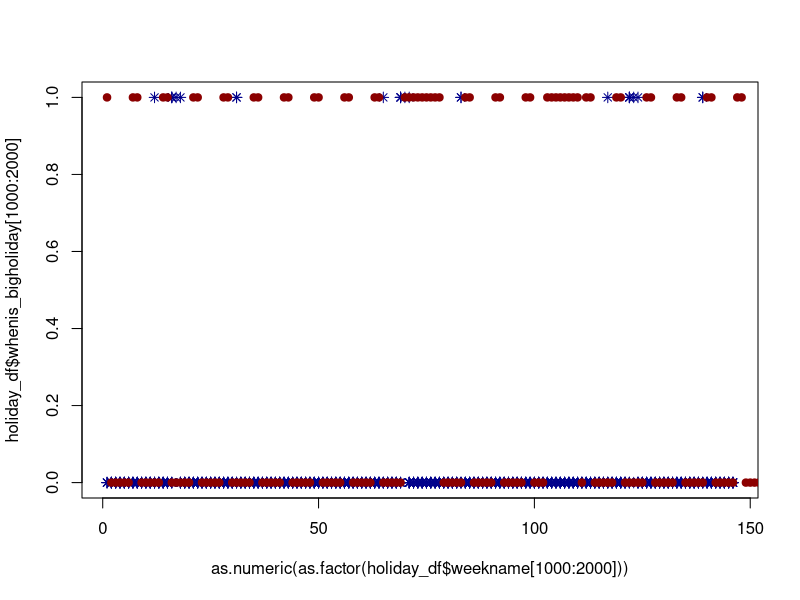

This figure's R source: (Note: this script raises an error after producing the figure.)
###### Flu Forecasting Challenge ####### 

## title: "Holidays
## author: "Underdog"
## date: "19 October 2016"

# empty workspace
rm(list = ls())
script_name <- "school_holidays"

# libraries
library(tidyverse)
library(lubridate)
library(randomForest)
library(caret)
library(stringr)
# the timeDate package contains public holidays of countries (Christmas, Ester etc)
library(timeDate)

# List all holiday available
listHolidays()
# Seach in the holiday list 
listHolidays(pattern = "Thanks")
# get the current year
currentYear <- getRmetricsOptions("currentYear")

### make a timeline and then add presence and absence of holidays
# set start and end date
wday("2011-12-17") # I want to start with a sunday to capture complete weeks
week("2011-12-16");week("2011-12-17")
start_date <- ymd("2011-12-20")
week("2017-08-07")
end_date <- ymd("2017-08-07") # choose past flu season
# make a timeline with dates 
my_time_line <- (seq(start_date,end_date, by="day"))

# these are the big holidays#
my_years <- 2011:2017 # I choose gererously
#
christmas_e <- ChristmasEve(year = my_years) # you could add days before and after
christmas_d <- ChristmasDay(year = my_years) 
boxd <- BoxingDay(year = my_years) 
easter_s <- EasterSunday(year = my_years)
easter_m <- EasterMonday(year=my_years)
thanks_g <- USThanksgivingDay(year=my_years)
ny <- NewYearsDay(year = my_years) - 1
nyd <- NewYearsDay(year = my_years)

# vector for all big holidays
big_holidays <- c(christmas_e, christmas_d, boxd,
                  easter_s, easter_m, thanks_g, ny, nyd) # 4 dates each year
big_holidays <- as.Date(big_holidays)
#
whenis_bigholiday <- (my_time_line%in%big_holidays)
# get back all holidays 
my_time_line[whenis_bigholiday]
sum(whenis_bigholiday)
# make numeric
whenis_bigholiday <- as.numeric(whenis_bigholiday)

## get all the other holidays
# weekends and holidays =TRUE, else FALSE
whenis_daysoffwork <- isHoliday(as.timeDate(my_time_line), holidays = holidayNYSE(), wday=1:5)
table(whenis_daysoffwork)
whenis_daysoffwork <- as.numeric(as.vector(whenis_daysoffwork))

### kids out of school # this data starts 2011-12-25
# [https://www.feiertagskalender.ch/ferien.php?geo=3537&jahr=2012&hl=en] kids in school
schoolhols <- data.frame(dates = c("start","end"))
# christmas
schoolhols$chin2011 <- c("2011-12-25","2012-01-01")
schoolhols$chin2012 <- c("2012-12-25","2013-01-01")
schoolhols$chin2013 <- c("2013-12-25","2014-01-01")
schoolhols$chin2014 <- c("2014-12-25","2015-01-01")
schoolhols$chin2015 <- c("2015-12-21","2016-01-01") # different
schoolhols$chin2016 <- c("2016-12-19","2017-01-02") # different
schoolhols$chin2017 <- c("2017-12-18","2018-01-02") # different
# winter
schoolhols$wiin2012 <- c("2012-02-20","2012-02-26")
schoolhols$wiin2013 <- c("2013-02-18","2013-02-24")
schoolhols$wiin2014 <- c("2014-02-17","2014-02-23")
schoolhols$wiin2015 <- c("2015-02-16","2015-02-20")
schoolhols$wiin2016 <- c("2016-02-15","2016-02-19")
schoolhols$wiin2017 <- c("2017-02-13","2017-02-17")
# spring
schoolhols$spin2012 <- c("2012-04-09","2012-04-15")
schoolhols$spin2013 <- c("2013-04-08","2013-04-14")
schoolhols$spin2014 <- c("2014-04-14","2014-04-20")
schoolhols$spin2015 <- c("2015-03-25","2015-03-29")
schoolhols$spin2016 <- c("2016-03-25","2016-04-08") # now call it Easter holiday
schoolhols$spin20162 <- c("2016-05-30","2016-06-03") # also Spring
schoolhols$spin2017 <- c("2017-04-10","2017-04-21") # Easter
schoolhols$spin20172 <- c("2017-05-29","2017-06-02") # Spring time
# mayday
schoolhols$mayday2016 <- c("2016-05-02")
schoolhols$mayday2017 <- c("2017-05-01")
# Summer
schoolhols$suin2012 <- c("2012-06-03","2012-08-26")
schoolhols$suin2013 <- c("2013-06-03","2013-08-25")
schoolhols$suin2014 <- c("2014-06-02","2014-08-24")
schoolhols$suin2015 <- c("2015-06-22","2015-08-31")
schoolhols$suin2016 <- c("2016-06-20","2016-08-31")
schoolhols$suin2017 <- c("2017-07-24","2017-09-01")
# Autumn
schoolhols$auin2012 <- c("2012-11-19","2012-11-25")
schoolhols$auin2013 <- c("2013-11-25","2013-12-01")
schoolhols$auin2014 <- c("2014-11-24","2014-11-30")
schoolhols$auin2015 <- c("2015-10-26","2015-10-30")
schoolhols$auin2016 <- c("2016-10-24","2016-10-28")
schoolhols$auin2017 <- c("2017-10-23","2017-10-27")
#
# 
diff_hols <- dim(schoolhols)[2]
# initiate holiday time
holiday_time <- as.Date(NA)
# collect all the school holidays
for (i in (2:diff_hols)){
  hol_start <- ymd(schoolhols[1,i]) 
  hol_end <- ymd(schoolhols[2,i])
  hol_seq <- seq(hol_start, hol_end, by="day")
  holiday_time <- c(holiday_time, hol_seq)
}
# remove NA
holiday_time <- holiday_time[!is.na(holiday_time)]
# make timeline vector
whenis_schoolfree <- as.numeric(my_time_line%in%holiday_time)

# put into dataframe
holiday_df <- data.frame(time_line=my_time_line,
                         weekday=weekdays(x=my_time_line),
                         whenis_bigholiday=whenis_bigholiday, 
                         whenis_daysoffwork=whenis_daysoffwork,
                         whenis_schoolfree=whenis_schoolfree,
                         year=year(my_time_line),
                         week=week(my_time_line)) %>%
  mutate(whenare_kidsoff=as.numeric(whenis_daysoffwork==1|whenis_schoolfree==1)) %>% 
  mutate(weekname = paste(year,str_pad(week, 2, pad = "0"),sep="-"))
# plot
plot(as.numeric(as.factor(holiday_df$weekname[1000:2000])),holiday_df$whenis_bigholiday[1000:2000],pch=8,col="darkblue")
points(holiday_df$whenare_kidsoff[1000:2000],col="darkred",pch=19)

##############################
# bin into week
holiday_perweek <- holiday_df %>% 
  group_by(weekname) %>% 
  summarise(big_holidays=as.numeric(any(whenis_bigholiday==1)),
            inschool=as.numeric(sum(whenare_kidsoff==0)))

# fix week 53
weeks_53 <- which(holiday_perweek$weekname %in% c("2011-53","2012-53","2013-53","2015-53","2016-53"))
#
holiday_perweek[weeks_53-1,3] <- (holiday_perweek[weeks_53,3]+holiday_perweek[weeks_53-1,3])
# remove extra weeks
holiday_perweek <- holiday_perweek[-weeks_53,]
########################################
#### save & load
savename <- paste0("./Data/", script_name, ".Rda")
save(holiday_perweek,file = savename)




